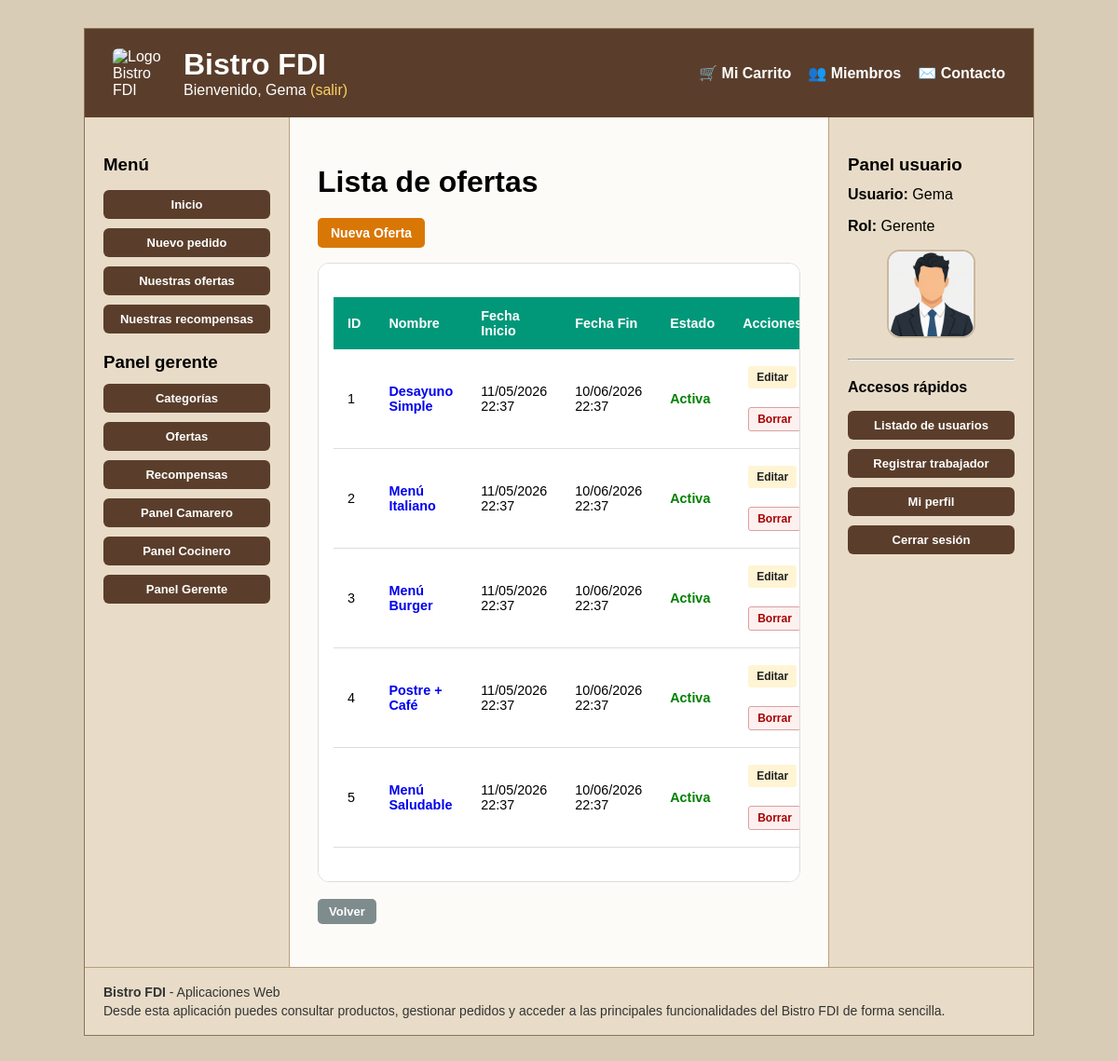
The page /vistas/ofertas/listarOfertas.php (signed in) on the database its author committed.
### tables this page shows
CREATE TABLE IF NOT EXISTS `usuarios` (
    `id` INT AUTO_INCREMENT PRIMARY KEY,
    `username` VARCHAR(100) NOT NULL UNIQUE,
    `email` VARCHAR(150) NOT NULL UNIQUE,
    `nombre` VARCHAR(100) NOT NULL,
    `apellidos` VARCHAR(100) NOT NULL,
    `password_hash` VARCHAR(255) NOT NULL,
    `rol` ENUM('cliente', 'camarero', 'cocinero', 'gerente') NOT NULL DEFAULT 'cliente',
    `avatar_tipo` ENUM('default', 'preset', 'custom') NOT NULL DEFAULT 'default',
    `avatar_valor` VARCHAR(255) DEFAULT NULL,
    `activo` TINYINT(1) NOT NULL DEFAULT 1,
    `deleted_at` TIMESTAMP NULL DEFAULT NULL,
    `created_at` TIMESTAMP DEFAULT CURRENT_TIMESTAMP,
    `updated_at` TIMESTAMP DEFAULT CURRENT_TIMESTAMP ON UPDATE CURRENT_TIMESTAMP,
    `bistrocoins` INT NOT NULL DEFAULT 0
);

CREATE TABLE IF NOT EXISTS `ofertas` (
    `id` INT AUTO_INCREMENT PRIMARY KEY,
    `nombre` VARCHAR(100) NOT NULL,
    `descripcion` TEXT,
    
    `fecha_inicio` DATETIME NOT NULL,
    `fecha_fin` DATETIME NOT NULL,

    `descuento` DECIMAL(5,2) NOT NULL,  

    `created_at` TIMESTAMP DEFAULT CURRENT_TIMESTAMP,
    `updated_at` TIMESTAMP DEFAULT CURRENT_TIMESTAMP ON UPDATE CURRENT_TIMESTAMP
);

### includes/OfertaDAO.php (called while the page is built, shortened)
<?php
require_once __DIR__ . '/../entities/Oferta.php';
require_once __DIR__ . '/../includes/application.php';
class OfertaDAO
{
    public static function getAll()
    {
        global $conn;
        $stmt = $conn->prepare("
            SELECT id, nombre, descripcion, fecha_inicio, fecha_fin, descuento
            FROM ofertas
            ORDER BY fecha_inicio DESC
        ");
        $stmt->execute();
        $result = $stmt->get_result();
        $ofertas = [];
        while ($fila = $result->fetch_assoc()) {
            $ofertas[] = new Oferta(
                $fila['id'],
                $fila['nombre'] ?? '',
                $fila['descripcion'] ?? '',
                $fila['fecha_inicio'],
                $fila['fecha_fin'],
                $fila['descuento']
            );
        }
        return $ofertas;
    }
}

### entities/Oferta.php (called while the page is built, shortened)
<?php
class Oferta
{
    private $id;
    private $nombre;
    private $fecha_inicio;
    private $fecha_fin;
    public function __construct($id, $nombre, $descripcion, $fecha_inicio, $fecha_fin, float $descuento)
    {
        $this->id = $id;
        $this->nombre = $nombre;
        $this->fecha_inicio = $fecha_inicio;
        $this->fecha_fin = $fecha_fin;
    }
    public function getId()
    {
        return $this->id;
    }
    public function getNombre()
    {
        return $this->nombre;
    }
    public function getFechaInicio()
    {
        return $this->fecha_inicio;
    }
    public function getFechaFin()
    {
        return $this->fecha_fin;
    }
    public function estaActiva()
    {
        $tz = new DateTimeZone('Europe/Madrid');
        $ahora = new DateTime('now', $tz);
        $inicio = new DateTime($this->fecha_inicio, $tz);
        $fin = new DateTime($this->fecha_fin, $tz);
        return $ahora >= $inicio && $ahora <= $fin;
    }
}

### includes/util.php (called while the page is built, shortened)
<?php
function escaparHtml(?string $value): string
{
    return htmlspecialchars((string) $value, ENT_QUOTES | ENT_SUBSTITUTE, 'UTF-8');
}

### includes/UsuarioDAO.php (called while the page is built, shortened)
<?php
require_once __DIR__ . '/../entities/Usuario.php';
require_once __DIR__ . '/util.php';
class UsuarioDAO {
    public static function avatar_presets(): array {
        return [
            'preset_chef' => ['label' => 'Opcion 1', 'path' => RUTA_APP . '/img/avatares/cocinero.png'],
            'preset_waiter' => ['label' => 'Opcion 2', 'path' => RUTA_APP . '/img/avatares/camarero.png'],
            'preset_manager' => ['label' => 'Opcion 3', 'path' => RUTA_APP . '/img/avatares/gerente.png'],
        ];
    }
    private static function row_to_usuario(array $row): Usuario {
        $row['avatar_url'] = self::user_row_to_avatar_url($row);
        return new Usuario(
            (int)$row['id'],
            $row['username'],
            $row['email'],
            $row['nombre'],
            $row['apellidos'],
            $row['password_hash'],
            $row['rol'] ?? 'cliente',
            $row['avatar_tipo'] ?? 'default',
            $row['avatar_valor'] ?? null,
            $row['avatar_url'],
            (int)$row['activo'],
            $row['updated_at'] ?? '',
            (int)($row['bistrocoins'] ?? 0)
        );
    }
    private static function user_row_to_avatar_url(array $row): string {
        $tipo = (string)($row['avatar_tipo'] ?? 'default');
        $valor = (string)($row['avatar_valor'] ?? '');
        if ($tipo === 'preset') {
            $presets = self::avatar_presets();
            if (isset($presets[$valor])) {
                return $presets[$valor]['path'];
            }
        }
        return self::default_avatar();
    }
    public static function user_find_by_id(int $id, bool $includeInactive = true): ?Usuario {
        $conn = crearConexion();
        $sql = $includeInactive
            ? "SELECT * FROM usuarios WHERE id = ? LIMIT 1"
            : "SELECT * FROM usuarios WHERE id = ? AND activo = 1 LIMIT 1";
        $stmt = $conn->prepare($sql);
        $stmt->bind_param("i", $id);
        $stmt->execute();
        $result = $stmt->get_result();
        $row = $result->fetch_assoc();
        return $row ? self::row_to_usuario($row) : null;
    }
}

### includes/auth.php (called while the page is built, shortened)
<?php
require_once __DIR__ . '/UsuarioDAO.php';
function current_user(): ?Usuario {
    $id = (int)$_SESSION['user_id'];
    $user = UsuarioDAO::user_find_by_id($id);
    return $user;
}
        ?>

### entities/Usuario.php (called while the page is built, shortened)
<?php
class Usuario {
    private $nombre;
    private $rol;
    private $avatar_url;
    private $activo;
    public function __construct(int $id, string $username, string $email, string $nombre, string $apellidos,
                                string $password_hash, string $rol, string $avatar_tipo, ?string $avatar_valor,
                                string $avatar_url, int $activo, string $updated_at, int $bistrocoins = 0) {
        $this->nombre = $nombre;
        $this->rol = $rol;
        $this->avatar_url = $avatar_url;
        $this->activo = $activo;
    }
    public function getNombre(): string { return $this->nombre; }
    public function getRol(): string { return $this->rol; }
    public function getAvatarUrl(): string { return $this->avatar_url; }
    public function isActivo(): bool { return $this->activo === 1; }
}

### vistas/ofertas/_fila_oferta.php (the view, shortened to what this page needs)
<tr>
<td data-label="ID"><?= (int)$oferta->getId() ?></td>
<td data-label="Nombre">
    <a class="click"
       href="detalleOferta.php?id=<?= (int)$oferta->getId() ?>&return=<?= urlencode($_SERVER['REQUEST_URI']) ?>">
        <?= escaparHtml($oferta->getNombre()) ?>
    </a>
</td>
<td data-label="Fecha inicio">
<?= escaparHtml(date('d/m/Y H:i', strtotime($oferta->getFechaInicio()))) ?>
</td>
<td data-label="Fecha fin">
<?= escaparHtml(date('d/m/Y H:i', strtotime($oferta->getFechaFin()))) ?>
</td>
<td data-label="Estado">
<?php if (!$oferta->estaActiva()): ?>
    <span class="text-danger">Caducada</span>
<?php else: ?>
    <span class="text-success">Activa</span>
<?php endif; ?>
</td>
<td data-label="Acciones">
<div class="actions-inline">
<a href="editarOferta.php?id=<?= (int)$oferta->getId() ?>"
class="btn small primary">
Editar
</a>
<form method="post"
action="../../scripts/ofertas/borrarOferta.php"
onsubmit="return confirm('¿Borrar oferta?');"
class="d-inline">
<button class="btn small danger" type="submit">
Borrar
</button>
</form>
</div>
</td>
</tr>

### vistas/ofertas/listarOfertas.php (shortened to what this page needs)
<?php
require_once __DIR__ . '/../../includes/auth.php';
require_once __DIR__ . '/../../includes/OfertaDAO.php';
$user = current_user();
?>
<?php
$ofertas = OfertaDAO::getAll();
?>
<h1>Lista de ofertas</h1>
<p>
    <a class="btn-nuevo" href="crearOferta.php">Nueva Oferta</a>
</p>
<div class="panel table-wrap">
    <table class="tabla tabla-movil">
        <thead>
            <tr>
                <th>ID</th>
                <th>Nombre</th>
                <th>Fecha Inicio</th>
                <th>Fecha Fin</th>
                <th>Estado</th>
                <th>Acciones</th>
            </tr>
        </thead>
        <tbody>
            <?php foreach ($ofertas as $oferta): ?>
                <?php require __DIR__ . '/_fila_oferta.php'; ?>
            <?php endforeach; ?>
        </tbody>
    </table>
</div>
<p>
    <a class="btn-volver" href="../../index.php">Volver</a>
</p>
<?php
require __DIR__ . '/../../includes/plantilla.php';

### cabecera.php (shortened to what this page needs)
<?php
require_once __DIR__ . '/includes/auth.php';
function mostrarSaludo(): string {
    $user = current_user();
    if ($user) {
        $nombre = $user->getNombre() ?: $user->getUsername();
        return "Bienvenido, " . htmlspecialchars($nombre) .
            " <a href='" . RUTA_APP . "/scripts/usuarios/logout.php'>(salir)</a>";
    }
    return "Usuario desconocido. <a href='" . RUTA_APP . "/vistas/usuarios/acceso.php#login'>Login</a>";
}
?>
<div class="cabecera-superior">
    <div class="cabecera-brand">
        <img src="<?= RUTA_APP ?>/img/logo_personalizado.png" alt="Logo Bistro FDI" class="logo-cabecera">
        <div>
            <h1>Bistro FDI</h1>
            <div class="saludo"><?= mostrarSaludo(); ?></div>
        </div>
    </div>
    <nav class="menu-principal">
        <ul>
            <?php if (current_user()): ?>
                <li><a href="<?= RUTA_APP ?>/vistas/pedidos/carrito.php">🛒 Mi Carrito</a></li>
            <?php endif; ?>
            <li><a href="<?= RUTA_APP ?>/miembros.php">👥 Miembros</a></li>
            <li><a href="<?= RUTA_APP ?>/contacto.php">✉️ Contacto</a></li>
        </ul>
    </nav>
</div>

### sideBarIzq.php
<?php
$user = function_exists('current_user') ? current_user() : null;
?>
<nav aria-label="Navegación principal">
    <h3>Menú</h3>
    <ul class="menu-izq">
        <li><a href="<?= RUTA_APP ?>/index.php">Inicio</a></li>
        <li><a href="<?= RUTA_APP ?>/vistas/pedidos/elegirTipo.php">Nuevo pedido</a></li>
        <li><a href="<?= RUTA_APP ?>/vistas/ofertas/ofertaCliente.php">Nuestras ofertas</a></li>
        <li><a href="<?= RUTA_APP ?>/vistas/recompensas/recompensaCliente.php">Nuestras recompensas</a></li>
        <?php if ($user): ?>
            <?php if ($user->getRol() !== 'cliente'): ?>
                <h3>Panel <?= htmlspecialchars($user->getRol()) ?></h3>
            <?php endif; ?>
            <?php if ($user->getRol() === 'gerente'): ?>
                <li><a href="<?= RUTA_APP ?>/vistas/categorias/categoriasList.php">Categorías</a></li>
                <li><a href="<?= RUTA_APP ?>/vistas/ofertas/listarOfertas.php">Ofertas</a></li>
                <li><a href="<?= RUTA_APP ?>/vistas/recompensas/listarRecompensas.php">Recompensas</a></li>
            <?php endif; ?>
            <?php if ($user->getRol() === 'camarero' || $user->getRol() === 'gerente'): ?>
                <li><a href="<?= RUTA_APP ?>/vistas/pedidos/gestionCamarero.php">Panel Camarero</a></li>
            <?php endif; ?>
            <?php if ($user->getRol() === 'cocinero' || $user->getRol() === 'gerente'): ?>
                <li><a href="<?= RUTA_APP ?>/vistas/preparacion_pedidos/panel_cocinero.php">Panel Cocinero</a></li>
            <?php endif; ?>
            <?php if ($user->getRol() === 'gerente'): ?>
                <li><a href="<?= RUTA_APP ?>/vistas/preparacion_pedidos/panel_gerente.php">Panel Gerente</a></li>
            <?php endif; ?>
        <?php endif; ?>
    </ul>
</nav>

### sideBarDer.php
<?php
require_once __DIR__ . '/includes/auth.php';
require_once __DIR__ . '/includes/util.php';
$user = current_user();
$nombre = $user ? $user->getNombre() : 'Invitado';
$rol = $user ? $user->getRol() : 'No autenticado';
$avatarSrc = $user ? $user->getAvatarUrl() : '';
?>
<section class="panel-usuario-sidebar">
    <h3>Panel usuario</h3>
    <p><strong>Usuario:</strong> <?= escaparHtml($nombre) ?></p>
    <p><strong>Rol:</strong> <?= escaparHtml(ucfirst($rol)) ?></p>
    <?php if ($user): ?>
        <div class="sidebar-avatar-box">
            <img src="<?= escaparHtml($avatarSrc) ?>"
                 alt="Foto de perfil de <?= escaparHtml($nombre) ?>"
                 class="sidebar-avatar">
        </div>
    <?php endif; ?>
    <hr>
    <nav aria-label="Accesos rápidos del usuario">
        <h4>Accesos rápidos</h4>
        <ul class="menu-izq">
            <?php if ($user && $user->getRol() === 'gerente'): ?>
                <li><a href="<?= RUTA_APP ?>/vistas/usuarios/usuarios.php">Listado de usuarios</a></li>
                <li><a href="<?= RUTA_APP ?>/vistas/usuarios/usuario_form.php?modo=crear">Registrar trabajador</a></li>
                <li><a href="<?= RUTA_APP ?>/vistas/usuarios/perfil.php">Mi perfil</a></li>
                <li><a href="<?= RUTA_APP ?>/scripts/usuarios/logout.php">Cerrar sesión</a></li>
            <?php elseif ($user): ?>
                <li><a href="<?= RUTA_APP ?>/vistas/usuarios/perfil.php">Mi perfil</a></li>
                <li><a href="<?= RUTA_APP ?>/scripts/usuarios/logout.php">Cerrar sesión</a></li>
            <?php else: ?>
                <li><a href="<?= RUTA_APP ?>/vistas/usuarios/acceso.php#login">Iniciar sesión</a></li>
                <li><a href="<?= RUTA_APP ?>/vistas/usuarios/registro.php">Registrarse</a></li>
            <?php endif; ?>
        </ul>
    </nav>
</section>

### rows shown on the page
usuarios: nombre "Gema", rol "gerente", rol "Gerente"
ofertas: id "1", nombre "Desayuno Simple", fecha_inicio "11/05/2026 22:37", fecha_fin "10/06/2026 22:37", shows "Activa"
ofertas: id "2", nombre "Menú Italiano", fecha_inicio "11/05/2026 22:37", fecha_fin "10/06/2026 22:37", shows "Activa"
ofertas: id "3", nombre "Menú Burger", fecha_inicio "11/05/2026 22:37", fecha_fin "10/06/2026 22:37", shows "Activa"
ofertas: id "4", nombre "Postre + Café", fecha_inicio "11/05/2026 22:37", fecha_fin "10/06/2026 22:37", shows "Activa"
ofertas: id "5", nombre "Menú Saludable", fecha_inicio "11/05/2026 22:37", fecha_fin "10/06/2026 22:37", shows "Activa"
